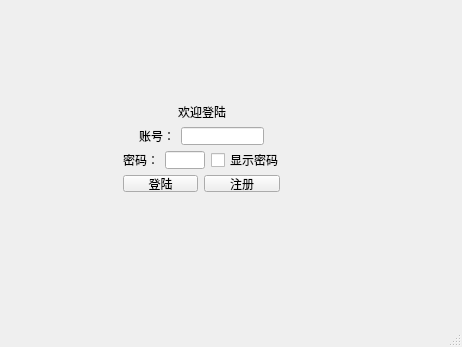
<?xml version="1.0" encoding="UTF-8"?>
<ui version="4.0">
 <class>MainWindow</class>
 <widget class="QMainWindow" name="MainWindow">
  <property name="geometry">
   <rect>
    <x>0</x>
    <y>0</y>
    <width>462</width>
    <height>347</height>
   </rect>
  </property>
  <property name="windowTitle">
   <string>MainWindow</string>
  </property>
  <widget class="QWidget" name="centralWidget">
   <widget class="QWidget" name="layoutWidget">
    <property name="geometry">
     <rect>
      <x>112</x>
      <y>92</y>
      <width>179</width>
      <height>111</height>
     </rect>
    </property>
    <layout class="QGridLayout" name="gridLayout">
     <item row="0" column="0">
      <layout class="QHBoxLayout" name="horizontalLayout">
       <item>
        <spacer name="horizontalSpacer">
         <property name="orientation">
          <enum>Qt::Horizontal</enum>
         </property>
         <property name="sizeHint" stdset="0">
          <size>
           <width>40</width>
           <height>20</height>
          </size>
         </property>
        </spacer>
       </item>
       <item>
        <widget class="QLabel" name="welcome">
         <property name="text">
          <string>欢迎登陆</string>
         </property>
        </widget>
       </item>
       <item>
        <spacer name="horizontalSpacer_2">
         <property name="orientation">
          <enum>Qt::Horizontal</enum>
         </property>
         <property name="sizeHint" stdset="0">
          <size>
           <width>40</width>
           <height>20</height>
          </size>
         </property>
        </spacer>
       </item>
      </layout>
     </item>
     <item row="1" column="0">
      <layout class="QHBoxLayout" name="horizontalLayout_2">
       <item>
        <spacer name="horizontalSpacer_3">
         <property name="orientation">
          <enum>Qt::Horizontal</enum>
         </property>
         <property name="sizeHint" stdset="0">
          <size>
           <width>40</width>
           <height>20</height>
          </size>
         </property>
        </spacer>
       </item>
       <item>
        <widget class="QLabel" name="accountLable">
         <property name="text">
          <string>账号：</string>
         </property>
        </widget>
       </item>
       <item>
        <widget class="QLineEdit" name="account">
         <property name="minimumSize">
          <size>
           <width>40</width>
           <height>0</height>
          </size>
         </property>
        </widget>
       </item>
       <item>
        <spacer name="horizontalSpacer_5">
         <property name="orientation">
          <enum>Qt::Horizontal</enum>
         </property>
         <property name="sizeHint" stdset="0">
          <size>
           <width>40</width>
           <height>20</height>
          </size>
         </property>
        </spacer>
       </item>
      </layout>
     </item>
     <item row="2" column="0">
      <layout class="QHBoxLayout" name="horizontalLayout_3">
       <item>
        <spacer name="horizontalSpacer_4">
         <property name="orientation">
          <enum>Qt::Horizontal</enum>
         </property>
         <property name="sizeHint" stdset="0">
          <size>
           <width>40</width>
           <height>20</height>
          </size>
         </property>
        </spacer>
       </item>
       <item>
        <widget class="QLabel" name="passwdLable">
         <property name="text">
          <string>密码：</string>
         </property>
        </widget>
       </item>
       <item>
        <widget class="QLineEdit" name="password">
         <property name="minimumSize">
          <size>
           <width>40</width>
           <height>0</height>
          </size>
         </property>
        </widget>
       </item>
       <item>
        <widget class="QCheckBox" name="passwdCheck">
         <property name="text">
          <string>显示密码</string>
         </property>
        </widget>
       </item>
       <item>
        <spacer name="horizontalSpacer_6">
         <property name="orientation">
          <enum>Qt::Horizontal</enum>
         </property>
         <property name="sizeHint" stdset="0">
          <size>
           <width>40</width>
           <height>20</height>
          </size>
         </property>
        </spacer>
       </item>
      </layout>
     </item>
     <item row="3" column="0">
      <layout class="QHBoxLayout" name="horizontalLayout_4">
       <item>
        <spacer name="horizontalSpacer_7">
         <property name="orientation">
          <enum>Qt::Horizontal</enum>
         </property>
         <property name="sizeHint" stdset="0">
          <size>
           <width>40</width>
           <height>20</height>
          </size>
         </property>
        </spacer>
       </item>
       <item>
        <widget class="QPushButton" name="logIn">
         <property name="text">
          <string>登陆</string>
         </property>
        </widget>
       </item>
       <item>
        <widget class="QPushButton" name="registers">
         <property name="text">
          <string>注册</string>
         </property>
        </widget>
       </item>
       <item>
        <spacer name="horizontalSpacer_8">
         <property name="orientation">
          <enum>Qt::Horizontal</enum>
         </property>
         <property name="sizeHint" stdset="0">
          <size>
           <width>40</width>
           <height>20</height>
          </size>
         </property>
        </spacer>
       </item>
      </layout>
     </item>
    </layout>
   </widget>
  </widget>
  <widget class="QMenuBar" name="menuBar">
   <property name="geometry">
    <rect>
     <x>0</x>
     <y>0</y>
     <width>462</width>
     <height>23</height>
    </rect>
   </property>
  </widget>
  <widget class="QStatusBar" name="statusBar"/>
 </widget>
 <layoutdefault spacing="6" margin="11"/>
 <resources/>
 <connections/>
</ui>
